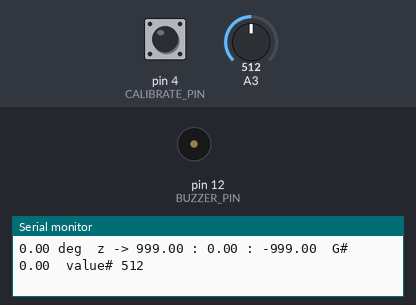
Bench run of a sketch on a simulated Arduino Uno, built with avr-gcc and run on an emulated ATmega328P. Parts: buzzer (waves = sounding), the last lines printed to the serial monitor. The inputs (shaded band) are chosen by the test bench; at power-on: pin 4 (CALIBRATE_PIN) HIGH, A3 = 512.

Above: at 1.2 s.
1.3 s: pin 4 (CALIBRATE_PIN) pulled LOW for 0.15 s
At 2.5 s:
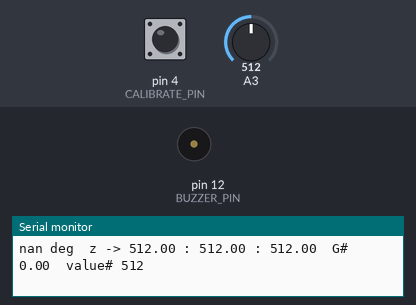
8.9 s: A3 set to 991
10.4 s: A3 set to 1008
13.4 s: pin 4 (CALIBRATE_PIN) pulled LOW for 1 s
At 13.65 s:
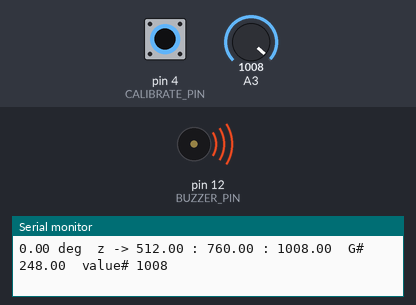
Timing chart, 0 to 16.4 s (numbered marks = the images above; inputs shaded):
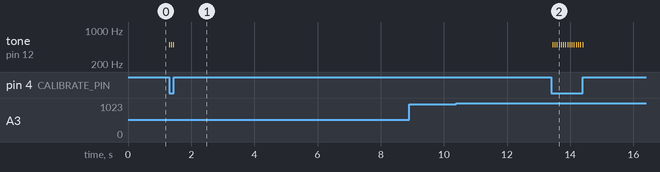

Measured:
- after the input at 1.3 s, tone on pin 12 (BUZZER_PIN): alternates 500 Hz for 0.01 s and silent for 0.06 s, 6 changes in all, then stays silent, starting at once
- after the input at 13.4 s, tone on pin 12 (BUZZER_PIN): alternates 500 Hz for 0.01 s and silent for 0.06 s, 30 changes in all, then stays silent, starting at once

The sketch:

Assignment1_Levelmeter_Transmitter.ino
```cpp
#include<SoftwareSerial.h>
#define VCC   A0
#define GND   A4
#define Z     A3
#define CALIBRATE_PIN 4
#define BUZZER_PIN    12
#define Rx_PIN 7
#define Tx_PIN 8

SoftwareSerial mySerial(Rx_PIN,Tx_PIN);
double z_max = -999;
double z_min = 999;
double z_avg;
double z_g;

void setup(){
  mySerial.begin(9600);
  Serial.begin(9600);

  pinMode(CALIBRATE_PIN,INPUT_PULLUP);
  pinMode(BUZZER_PIN,OUTPUT);

  analogWrite(GND,0);
  analogWrite(VCC,1024);
}

void loop(){
  //--------------------------------------------------------- Reading value z_axis
  int z_value = read_axis(Z);

  //--------------------------------------------------------- Caribrate
  if(digitalRead(CALIBRATE_PIN)==LOW){
    tone(BUZZER_PIN,500,50);
    calibrate_zaxis(z_value);
    delay(10);
  }
  noTone(BUZZER_PIN);

  //--------------------------------------------------------- Calculating degree
  double radian;
  double degree;
  if(z_value>=z_min && z_value<=z_max){
    radian = acos((z_value-z_avg)/z_g);       //theta is on costant 1,2
    degree = radian*180/PI;
  }

  //--------------------------------------------------------- Sending data to Uno board
  if(degree<=180 && degree>=0){
    int msg = (int)degree;
    while(msg>0){
      char senddata = msg%10 + '0';
      mySerial.write(senddata);
      msg = msg/10;
    }
    mySerial.print('\n');
  }

  //--------------------------------------------------------- Show log
  Serial.print(degree);
  Serial.print(" deg");

  Serial.print("\tz -> ");
  Serial.print(z_min);
  Serial.print(" : ");
  Serial.print(z_avg);
  Serial.print(" : ");
  Serial.print(z_max);
  Serial.print("\tG# ");
  Serial.print(z_g);
  Serial.print("\tvalue# ");
  Serial.println(z_value);
}

//------------------------------------------------------------------------------ function
int read_axis(int axis){
  long value = 0;
  const int buffering = 500;
  for(int i=0;i<buffering;i++){
    value = value + analogRead(axis);
  }
  return value/buffering;
}

void calibrate_zaxis(int z_value){
  if(z_value>z_max){
    z_max = z_value;
  }
  if(z_value<z_min){
    z_min = z_value;
  }

  z_avg = (z_max + z_min)/2;
  z_g = (z_max-z_min)/2;

}
```
